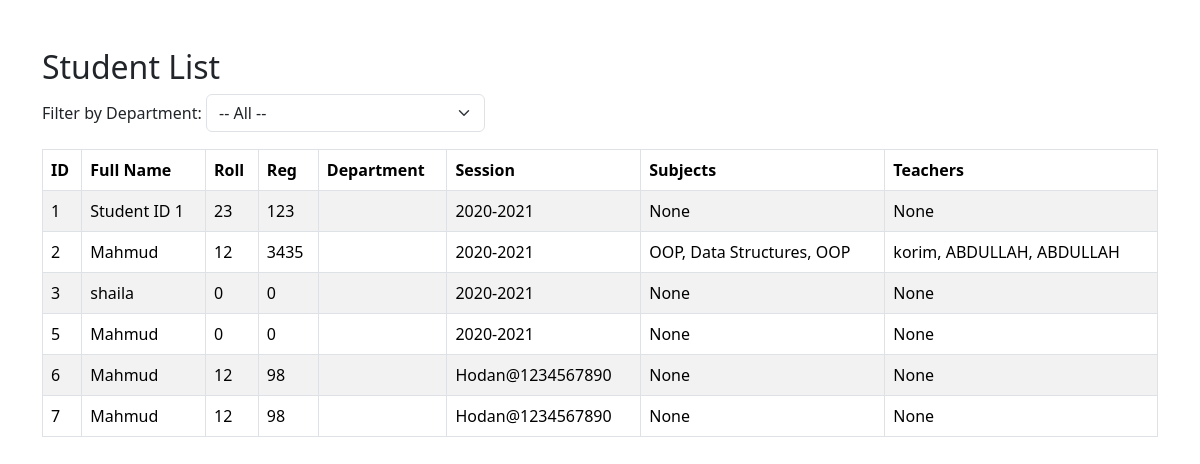
Before: /task/student/ with the older database file.
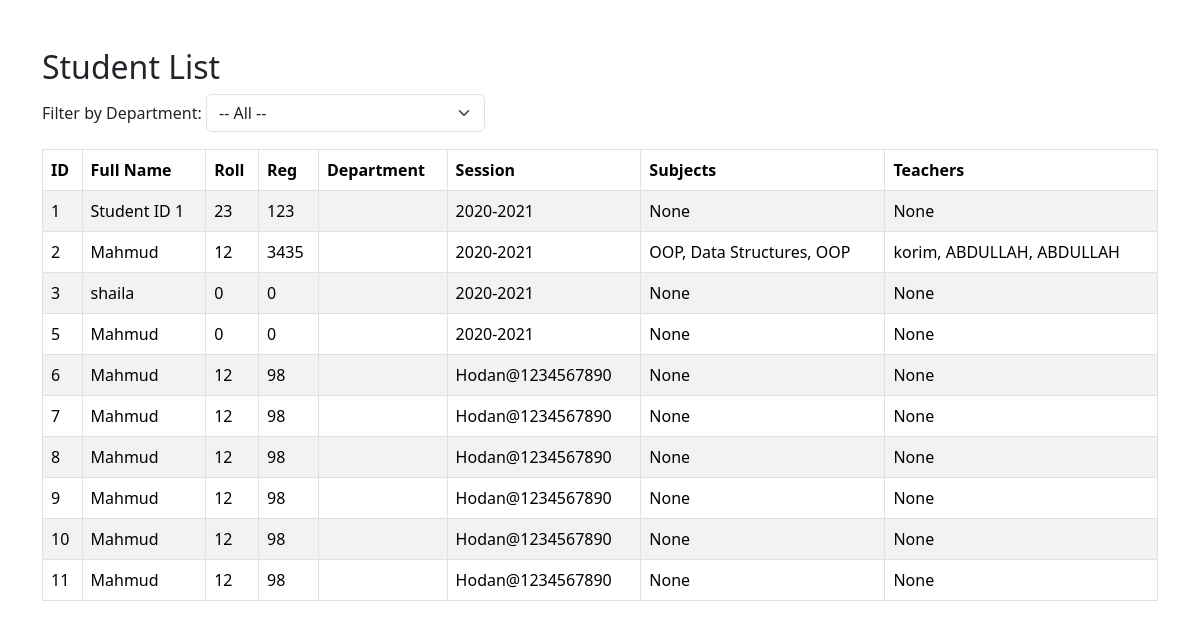
After: the same page with the newer database file.
### app1/models/student_model.py (models this page shows, shortened)
class Student(models.Model):
    user=models.OneToOneField(User,on_delete=models.CASCADE,related_name="student",null=True)
    first_name=models.CharField(max_length=100,null=True)
    last_name=models.CharField(max_length=100,null=True)
    roll = models.IntegerField( null=True, blank=True,default=0000000)
    reg = models.IntegerField( null=True, blank=True,default=0000)
    new_department = models.ForeignKey(
        Department, on_delete=models.SET_NULL, null=True, blank=True
    )
    session = models.CharField(max_length=20, null=True, blank=True,default='2020-2021')
    subjects = models.ManyToManyField('Subject', related_name='students', blank=True)
    teaher = models.ManyToManyField('Teacher', related_name='students', blank=True)
    @property    #ekhon html e full_name likhle e full name ddekhabe,,,,alada alada first_name /last_name likha lagbe na
    def full_name(self):
        if self.first_name or self.last_name:
            return f"{self.first_name or ''} {self.last_name or ''}".strip()
        return f"Student ID {self.id}"

### app1/models/subjects_model.py (models this page shows, shortened)
class Subject(models.Model):
    name=models.CharField(max_length=100)
    student = models.ForeignKey('app1.Student', on_delete=models.CASCADE, related_name='studen_subjects',null=True)

### app1/models/teachers_model.py (models this page shows, shortened)
class Teacher(models.Model):
    user=models.OneToOneField(User,on_delete=models.CASCADE,related_name="teacher",null=True)
    name=models.CharField(null=True,max_length=20)
    slary=models.DecimalField(max_digits=10,decimal_places=2)
    subject =models.ManyToManyField(Subject,related_name="teacher_sub")
    department=models.ForeignKey(Department,on_delete=models.CASCADE, related_name="Teachers")

### app1/views/student_list_view.py (the view)
# urls.py: path('student/',student_list.as_view(),name="student_list"),
class student_list(ListView):
    model=Student
    template_name="student.html"
    context_object_name="students"
    def get_queryset(self):
        queryset = super().get_queryset()
        department_id = self.request.GET.get("department")
        if department_id:
            queryset = queryset.filter(new_department_id=department_id)
        return queryset
    def get_context_data(self, **kwargs):
        context = super().get_context_data(**kwargs)
        context["departments"] = Department.objects.all()
        return context

### templates/student.html (shortened to what this page needs)
<!DOCTYPE html>
<html lang="en">
<head>
    <link rel="stylesheet" href="https://cdn.jsdelivr.net/npm/bootstrap@5.3.2/dist/css/bootstrap.min.css">
</head>
<body>
<div class="container mt-5">
    <h2>Student List</h2>
    <form method="get" class="mb-3">
        <label for="dept" class="form-label">Filter by Department:</label>
        <select name="department" id="dept" class="form-select w-25 d-inline" onchange="this.form.submit()">
            <option value="">-- All --</option>
        </select>
    </form>
    <table class="table table-bordered table-striped mt-3">
        <thead>
            <tr>
                <th>ID</th>
                <th>Full Name</th>
                <th>Roll</th>
                <th>Reg</th>
                <th>Department</th>
                <th>Session</th>
                <th>Subjects</th>
                <th>Teachers</th>
            </tr>
        </thead>
        <tbody>
            {% for student in students %}
            <tr>
                <td>{{ student.id }}</td>
                <td>{{ student.full_name }}</td>
                <td>{{ student.roll }}</td>
                <td>{{ student.reg }}</td>
                <td>{{ student.new_department.name }}</td>
                <td>{{ student.session }}</td>
                <td>
                    {% for subject in student.subjects.all %}
                        {{ subject.name }}{% if not forloop.last %}, {% endif %}
                    {% empty %}
                        None
                    {% endfor %}
                </td>
                <td>
                    {% for teacher in student.teaher.all %}
                        {{ teacher.name }}{% if not forloop.last %}, {% endif %}
                    {% empty %}
                        None
                    {% endfor %}
                </td>
            </tr>
            {% empty %}
            <tr>
                <td colspan="8" class="text-center">No students found.</td>
            </tr>
            {% endfor %}
        </tbody>
    </table>
</div>
</body>
</html>

Changed rows visible on the page:
added Student: id "8", full_name "Mahmud", roll "12", reg "98", session "Hodan@1234567890"
added Student: id "9", full_name "Mahmud", roll "12", reg "98", session "Hodan@1234567890"
added Student: id "10", full_name "Mahmud", roll "12", reg "98", session "Hodan@1234567890"
added Student: id "11", full_name "Mahmud", roll "12", reg "98", session "Hodan@1234567890"
